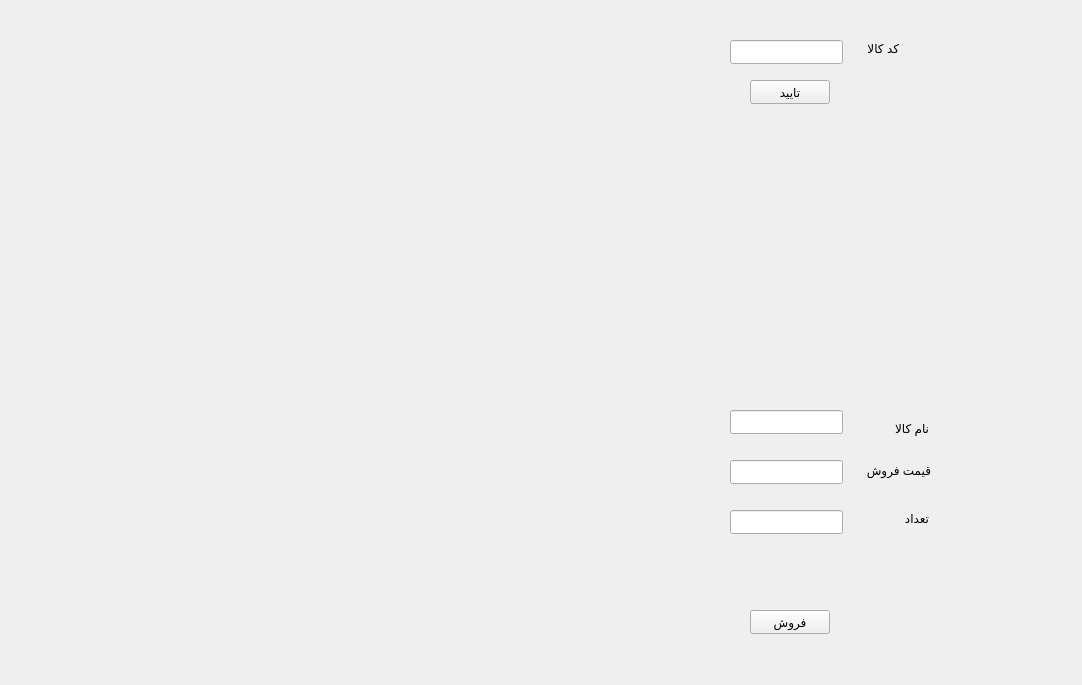
<?xml version="1.0" encoding="UTF-8"?>
<ui version="4.0">
 <class>SaleForm</class>
 <widget class="QWidget" name="SaleForm">
  <property name="geometry">
   <rect>
    <x>0</x>
    <y>0</y>
    <width>1082</width>
    <height>685</height>
   </rect>
  </property>
  <property name="windowTitle">
   <string>Form</string>
  </property>
  <widget class="QLineEdit" name="lineEdit_code">
   <property name="geometry">
    <rect>
     <x>730</x>
     <y>40</y>
     <width>113</width>
     <height>24</height>
    </rect>
   </property>
  </widget>
  <widget class="QLineEdit" name="lineEdit_productName">
   <property name="geometry">
    <rect>
     <x>730</x>
     <y>410</y>
     <width>113</width>
     <height>24</height>
    </rect>
   </property>
   <property name="readOnly">
    <bool>true</bool>
   </property>
  </widget>
  <widget class="QLineEdit" name="lineEdit_sellPrice">
   <property name="geometry">
    <rect>
     <x>730</x>
     <y>460</y>
     <width>113</width>
     <height>24</height>
    </rect>
   </property>
   <property name="readOnly">
    <bool>true</bool>
   </property>
  </widget>
  <widget class="QLineEdit" name="lineEdit_quantity">
   <property name="geometry">
    <rect>
     <x>730</x>
     <y>510</y>
     <width>113</width>
     <height>24</height>
    </rect>
   </property>
  </widget>
  <widget class="QLabel" name="label">
   <property name="geometry">
    <rect>
     <x>850</x>
     <y>40</y>
     <width>49</width>
     <height>16</height>
    </rect>
   </property>
   <property name="text">
    <string>کد کالا</string>
   </property>
  </widget>
  <widget class="QLabel" name="label_2">
   <property name="geometry">
    <rect>
     <x>880</x>
     <y>420</y>
     <width>49</width>
     <height>16</height>
    </rect>
   </property>
   <property name="text">
    <string>نام کالا</string>
   </property>
  </widget>
  <widget class="QLabel" name="label_3">
   <property name="geometry">
    <rect>
     <x>850</x>
     <y>460</y>
     <width>81</width>
     <height>20</height>
    </rect>
   </property>
   <property name="text">
    <string>قیمت فروش</string>
   </property>
  </widget>
  <widget class="QLabel" name="label_4">
   <property name="geometry">
    <rect>
     <x>880</x>
     <y>510</y>
     <width>49</width>
     <height>16</height>
    </rect>
   </property>
   <property name="text">
    <string>تعداد</string>
   </property>
  </widget>
  <widget class="QPushButton" name="pushButton_checkProduct">
   <property name="geometry">
    <rect>
     <x>750</x>
     <y>80</y>
     <width>80</width>
     <height>24</height>
    </rect>
   </property>
   <property name="text">
    <string>تایید</string>
   </property>
  </widget>
  <widget class="QPushButton" name="pushButton_submitSale">
   <property name="geometry">
    <rect>
     <x>750</x>
     <y>610</y>
     <width>80</width>
     <height>24</height>
    </rect>
   </property>
   <property name="text">
    <string>فروش</string>
   </property>
  </widget>
 </widget>
 <resources/>
 <connections/>
</ui>
